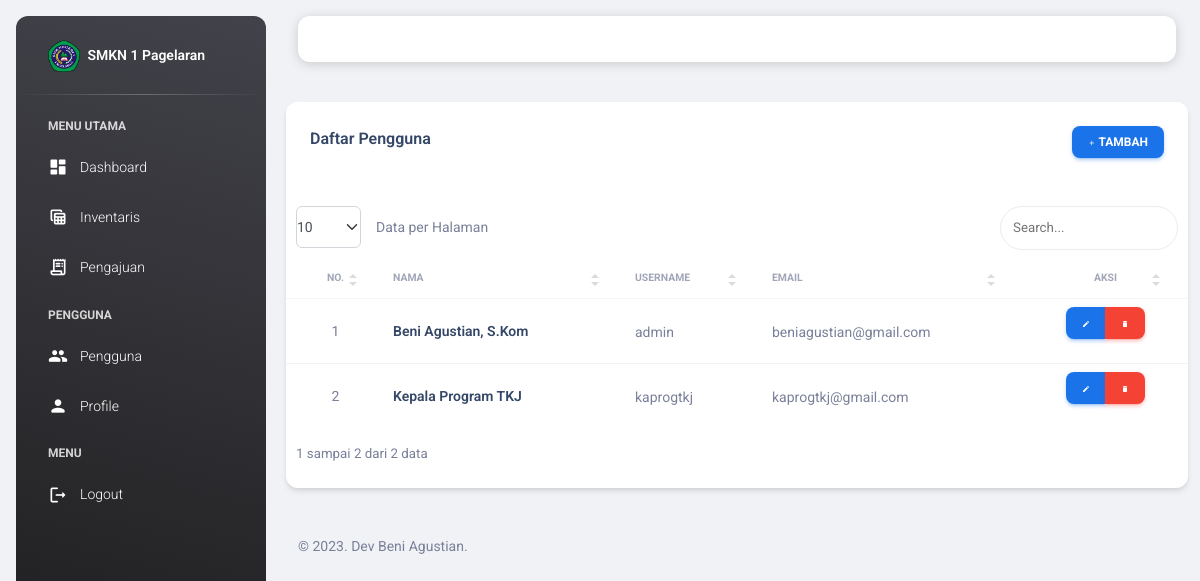
The app's page /view_user/users.php (signed in), older data.
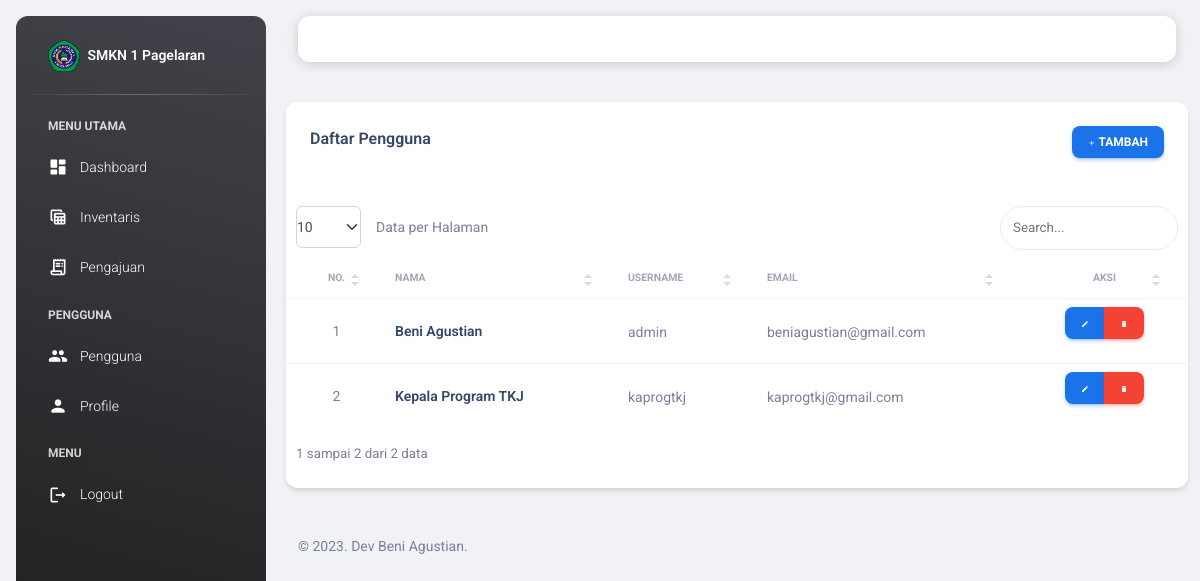
The same page, newer data.
### tables this page shows
CREATE TABLE `users` (
  `id_user` int(11) NOT NULL,
  `nama` varchar(255) NOT NULL,
  `username` varchar(255) NOT NULL,
  `email` varchar(255) NOT NULL,
  `password` varchar(255) NOT NULL,
  `image` varchar(255) NOT NULL,
  `role_id` int(11) NOT NULL,
  `date_created` date NOT NULL,
  `is_active` int(11) NOT NULL
);

### functions.php (called while the page is built, shortened)
<?php
$conn = mysqli_connect("localhost", "root", "", "db_siib");
function query($query)
{
    global $conn;
    $result = mysqli_query($conn, $query);
    $rows = [];
    while ($row = mysqli_fetch_assoc($result)) {
        $rows[] = $row;
    }
    return $rows;
}

### view_user/users.php (the view, shortened to what this page needs)
<?php
include "../templates/header.php";
$users = query(
    "SELECT * FROM users
    INNER JOIN users_role ON users.role_id = users_role.id_role"
);
?>
<div class="row mb-4">
    <div class="col-12 col-md-12">
        <div class="card">
            <div class="card-header pb-0">
                <div class="row">
                    <div class="col-lg-6 col-7">
                        <h6>Daftar Pengguna</h6>
                    </div>
                    <div class="col-lg-6 col-5 my-auto text-end">
                        <a href="user_add.php" class="btn btn-sm btn-info text-white"><i
                                class="material-icons opacity-10">add</i> Tambah</a>
                    </div>
                </div>
            </div>
            <div class="card-body px-0 pb-2">
                <div class="table-responsive">
                    <table class="table align-items-center mb-0" id="data-table">
                        <thead>
                            <tr>
                                <th
                                    class="text-uppercase text-secondary text-xxs font-weight-bolder opacity-7 text-center">
                                    No.</th>
                                <th class="text-uppercase text-secondary text-xxs font-weight-bolder opacity-7 ps-2">
                                    Nama</th>
                                <th class="text-uppercase text-secondary text-xxs font-weight-bolder opacity-7 ps-2">
                                    Username</th>
                                <th class="text-uppercase text-secondary text-xxs font-weight-bolder opacity-7 ps-2">
                                    Email
                                </th>
                                <th
                                    class="text-center text-uppercase text-secondary text-xxs font-weight-bolder opacity-7">
                                    Aksi</th>
                            </tr>
                        </thead>
                        <tbody>
                            <?php $i = 1; ?>
                            <?php foreach ($users as $u): ?>
                                <tr>
                                    <td class="text-center text-sm">
                                        <span class="mb-0 text-sm">
                                            <?= $i; ?>
                                        </span>
                                    </td>
                                    <td>
                                        <h6 class="mb-0 text-sm">
                                            <?= $u["nama"]; ?>
                                        </h6>
                                    </td>
                                    <td>
                                        <span class="mb-0 text-sm">
                                            <?= $u["username"]; ?>
                                        </span>
                                    </td>
                                    <td>
                                        <span class="mb-0 text-sm">
                                            <?= $u["email"]; ?>
                                        </span>
                                    </td>
                                    <td class="align-middle text-center">
                                        <div class="btn-group btn-group-toggle" data-toggle="buttons">
                                            <a href="user_edit.php?id_user=<?= $u["id_user"] ?>"
                                                class="btn btn-sm btn-info text-white"><i
                                                    class="material-icons opacity-10">edit</i></a>
                                            <a href="user_delete.php?id_user=<?= $u["id_user"] ?>"
                                                class="btn btn-sm btn-danger text-white"
                                                onclick="return confirm('Yakin ingin menghapus <?= $u['nama']; ?>?');"><i
                                                    class="material-icons opacity-10">delete</i></a>
                                        </div>
                                    </td>
                                </tr>
                                <?php $i++; ?>
                            <?php endforeach; ?>
                        </tbody>
                    </table>
                </div>
            </div>
        </div>
    </div>
</div>
<?php
include "../templates/footer.php";
?>

Row changes from the older to the newer data that the page shows:
changed users "admin": nama "Beni Agustian, S.Kom" → "Beni Agustian"
